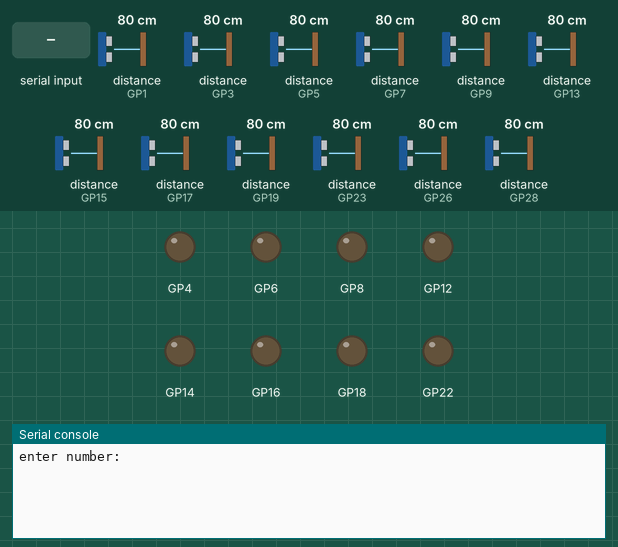
This program was run on a simulated Raspberry Pi Pico running MicroPython. Shown: output pins drawn as LEDs (lit = HIGH), the last lines printed to the serial console. The test bench sets the inputs (shaded band); at power-on: distance to the obstacle (sensors on GP1, GP3, GP5, GP7, GP9, GP13, GP15, GP17, GP19, GP23, GP26, GP28) 80 cm. The echo pulse lasts 58.3 µs per cm; pins used as bus, display or sensor lines are not drawn.

Above: at 1.2 s.
1.3 s: "maju" typed at the serial console, then Enter
At 1.78 s:
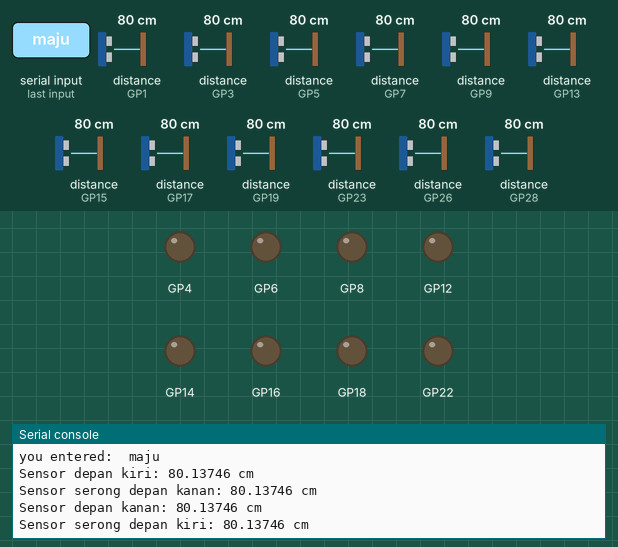
2.8 s: "mundur" typed at the serial console, then Enter
At 3.28 s:
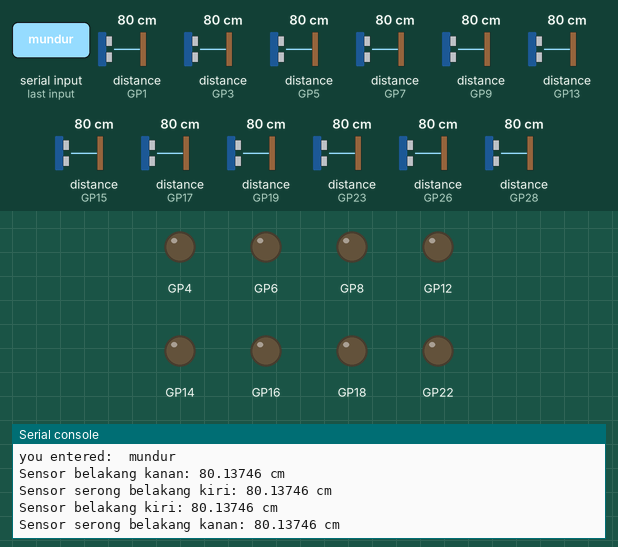
4.3 s: "kiri" typed at the serial console, then Enter
At 4.78 s:
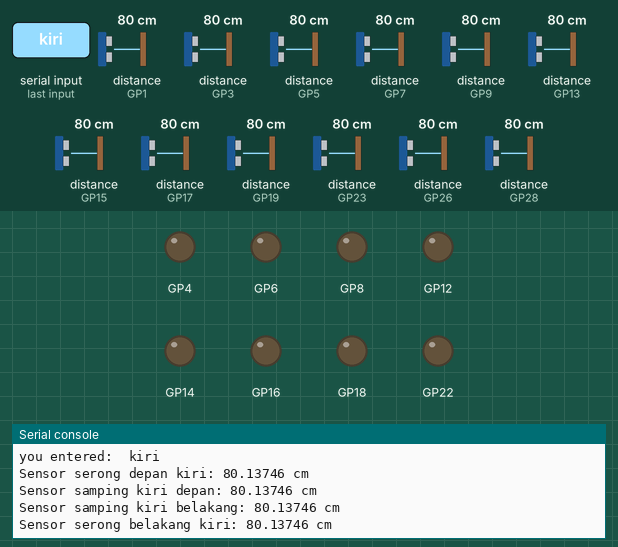
5.9 s: "kanan" typed at the serial console, then Enter
At 6.01 s:
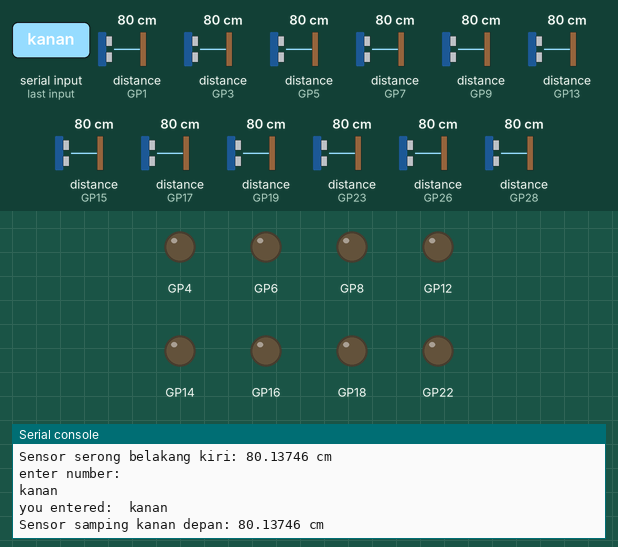

Measured:
- after the input at 1.3 s, the serial console: prints a new line at once (image 1)
- after the input at 2.8 s, the serial console: prints a new line at once (image 2)
- after the input at 4.3 s, the serial console: prints a new line at once (image 3)
- after the input at 5.9 s, the serial console: prints a new line at once (image 4)

The program:

co1.py
```python
from machine import Pin
import utime
import select
import sys

machine.freq(200000000)

poll_obj = select.poll()
poll_obj.register(sys.stdin, select.POLLIN)

# Define the pins for Trig and Echo for each sensor along with their orientation
sensor_pins = [
    {'trig': 29, 'echo': 23, 'orientation': 'depan kanan'},
    {'trig': 0, 'echo': 1, 'orientation': 'depan kiri'},
    {'trig': 27, 'echo': 28, 'orientation': 'serong depan kanan'},
    {'trig': 2, 'echo': 3, 'orientation': 'serong depan kiri'},
    {'trig': 22, 'echo': 26, 'orientation': 'samping kanan depan'},
    {'trig': 18, 'echo': 19, 'orientation': 'samping kanan belakang'},
    {'trig': 4, 'echo': 5, 'orientation': 'samping kiri depan'},
    {'trig': 6, 'echo': 7, 'orientation': 'samping kiri belakang'},
    {'trig': 16, 'echo': 17, 'orientation': 'serong belakang kanan'},
    {'trig': 8, 'echo': 9, 'orientation': 'serong belakang kiri'},
    {'trig': 14, 'echo': 15, 'orientation': 'belakang kiri'},
    {'trig': 12, 'echo': 13, 'orientation': 'belakang kanan'},
]

# Configure sensor pins
for sensor_pin in sensor_pins:
    machine.Pin(sensor_pin['trig'], machine.Pin.OUT)
    machine.Pin(sensor_pin['echo'], machine.Pin.IN)

# Function to measure distance
def measure_distance(trig_pin, echo_pin, orientation, indices):
    for i in indices:
        machine.Pin(trig_pin, machine.Pin.OUT).value(0)
        utime.sleep_us(2)
        machine.Pin(trig_pin, machine.Pin.OUT).value(1)
        utime.sleep_us(5)
        machine.Pin(trig_pin, machine.Pin.OUT).value(0)
        pulse_time = machine.time_pulse_us(machine.Pin(echo_pin, machine.Pin.IN), 1, 30000)
        distance_cm = (pulse_time / 2) / 29.1
        print(f"Sensor {orientation}: {distance_cm} cm")
        if 1 < distance_cm < 15:
            print(f"{orientation}, {distance_cm} cm")
        utime.sleep_ms(100)

def continuous_measurement(direction):
    if direction == 'maju':
        indices = [1, 2, 0, 3]
    elif direction == 'mundur':
        indices = [11, 9, 10, 8]
    elif direction == 'kiri':
        indices = [3, 6, 7, 9]
    elif direction == 'kanan':
        indices = [4, 2, 5, 8]

    for sensor_index in indices:
        sensor = sensor_pins[sensor_index]
        measure_distance(sensor['trig'], sensor['echo'], sensor['orientation'], [sensor_index])

# Run continuous measurement based on user input
while True:
    #if poll_obj.poll(0):
    #  ch = sys.stdin.read().strip()
    ch = input("enter number: ")
    print("you entered: ", ch)
    if ch in ['maju', 'mundur', 'kiri', 'kanan']:
        continuous_measurement(ch)

    utime.sleep_ms(100)
```
